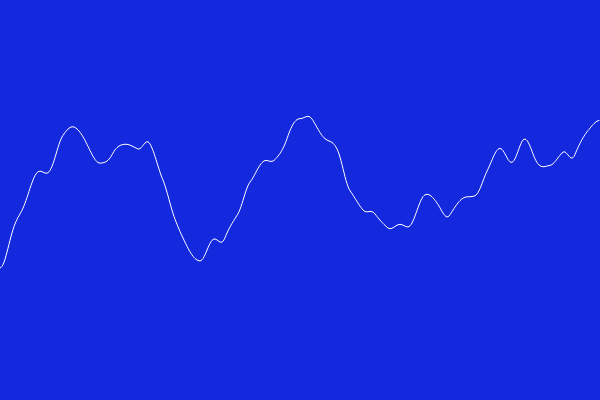
Frame 1 (no input)
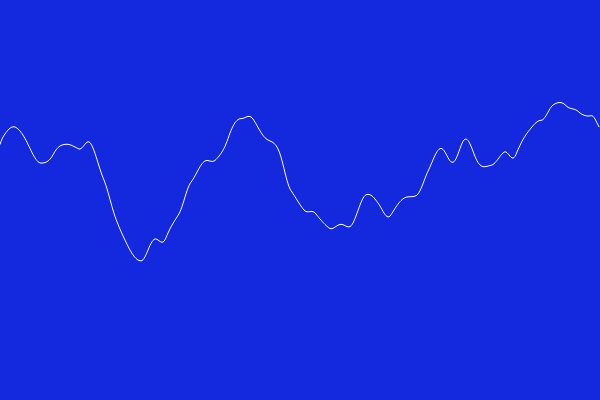
Frame 60 (no input)
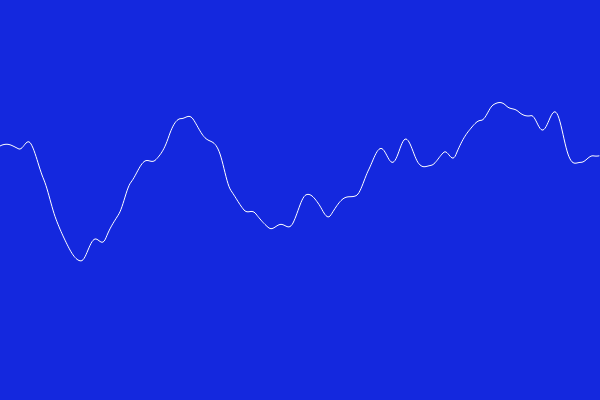
Frame 120 (the mouse pressed at the canvas centre since frame 60)

The p5.js sketch that drew these frames (run headless with seeded random() and noise() and a simulated clock; from frame 60 on, the mouse is pressed at the canvas centre):

// p5.js sketch
// ── sketch.js
var inc = 0.01;
var start = 0;

function setup() {
  createCanvas(600, 400);
}

function draw() {

  background(20, 40, 222);

  fill(54, 45, 145, 150);
  ellipse(x,y, 64, 64);


  stroke(255);
  noFill();
  beginShape();

  var xoff = start;

  for (var x = 0; x < width; x++ ) {
    stroke(255);

    //var y = random(height);
    var y = height*noise(xoff);
    //var y = height*sin(xoff)/2 + height/2;
    //var y = noise(xoff)*100 + height*sin(xoff)/2 + height/2;
   
   // var n = map(noise(xoff), 0, 1, -50, 50);
   // var s = map(sin(xoff), -1, 1,0, height );
    //y = n + s;
    
    vertex(x, y);
    xoff += inc; //0.01; //inc;
  }

  endShape();
  
  start+=inc;
 
  //noLoop();
}
